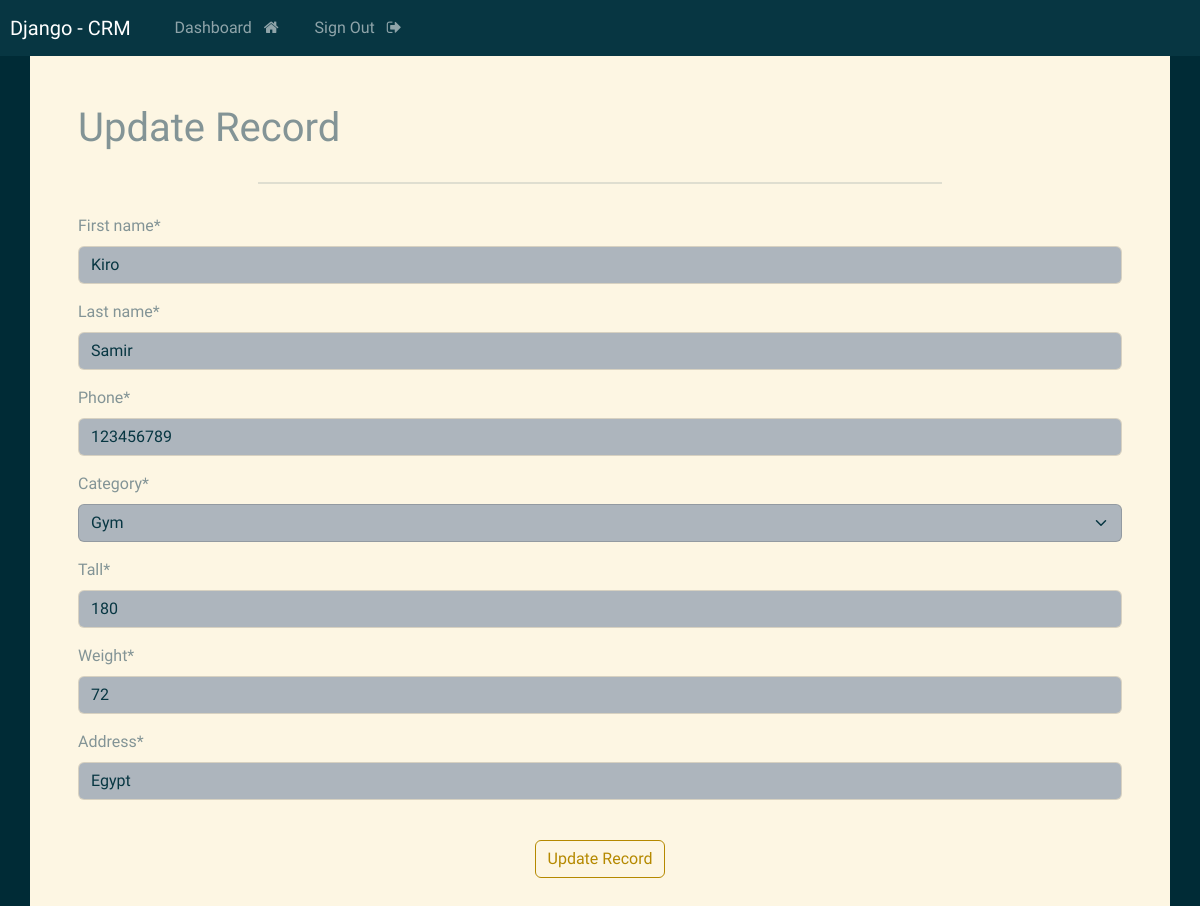
Page /update/1/ (signed in) on the committed database.
### webapp/models.py (models this page shows, shortened)
class Record(models.Model):
    first_name=models.CharField(max_length=250)
    last_name=models.CharField(max_length=250)
    Category = models.ForeignKey(Category, on_delete=models.CASCADE)
    phone=models.IntegerField()
    tall=models.IntegerField()
    weight=models.IntegerField()
    address=models.CharField(max_length=500)
    created_at=models.DateField(auto_now_add=True)
    class Meta:
        ordering = ['-created_at']

### webapp/views.py (the view)
# urls.py: path('update/<int:record_id>/',views.update_record,name='update_record'),
@login_required(login_url='login')
def update_record(request,record_id):
    record=get_object_or_404(Record,id=record_id)
    form=UpdateRecordForm(instance=record)
    if request.method =='POST':
        form=UpdateRecordForm(request.POST,instance=record)
        if form.is_valid():
            form.save()
            messages.success(request,'Updated Successfully')
            return redirect('dashboard')
    context={
        'form':form
    }
    return render(request,'web/update-record.html',context)

### webapp/forms.py
class UpdateRecordForm(forms.ModelForm):
    class Meta:
        model=Record
        fields=['first_name','last_name','phone','Category','tall','weight','address']

### webapp/models.py (called while the page is built)
    def __str__(self):
        return self.name

### templates/web/update-record.html (shortened to what this page needs)
{% extends 'base.html' %}
{% load crispy_forms_tags%}
{% block content %}
<div class="container bg-light shadow-md p-5 form-layout">
<h1>Update Record</h1>
<hr style="border : 1px solid ; margin: 30px 180px;">
<form method="POST">
    {{form|crispy}}
    <div class="text-center">
        <br>
        <button type="submit" class="btn btn-outline-primary">Update Record</button>
    </div>
</form>
</div>
{% endblock %}

### rows in the picture
Record: first_name "Kiro", last_name "Samir", phone "123456789", Category "Gym", tall "180", weight "72", address "Egypt"
